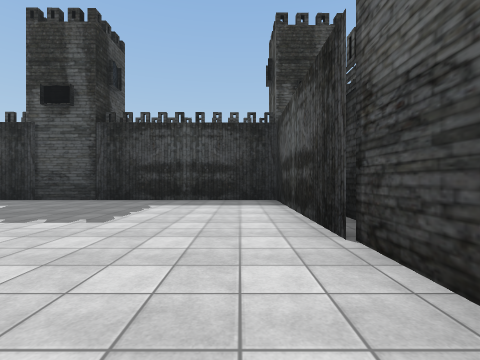
View 1 (above)

20 first-person views from a walk through a Unity game level. The camera is 1.3 m above the floor, looks level and sees 85° across. The floor is counted in squares, 2 m on a side. Each view is taken from the middle of a square. On the plan, view 1 faces up. The plan holds only what a view shows up to about 9 squares ahead; the rest is blank. The place goes on beyond the plan. The player character is not drawn. Some animated figures are left out. Door leaves are left out, so doorways stand open. Some surface patterns are stand-ins.

View 2
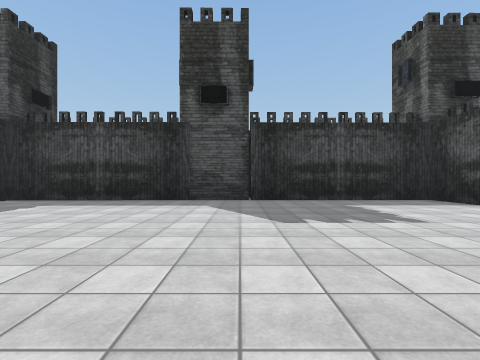

View 3
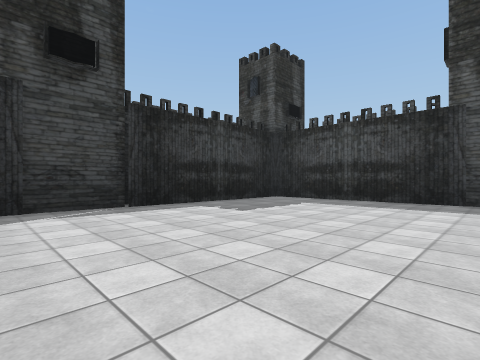

View 4
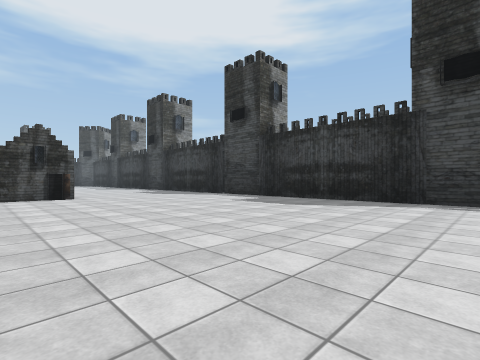

View 5
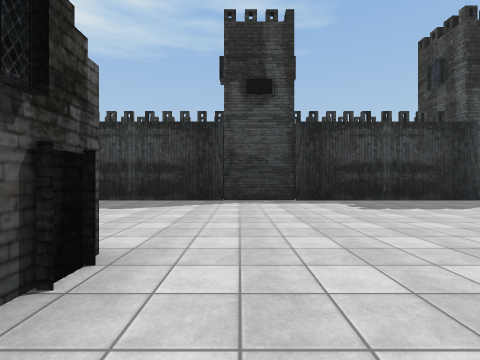

View 6
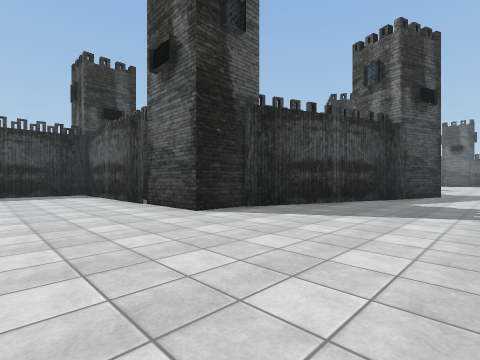

View 7
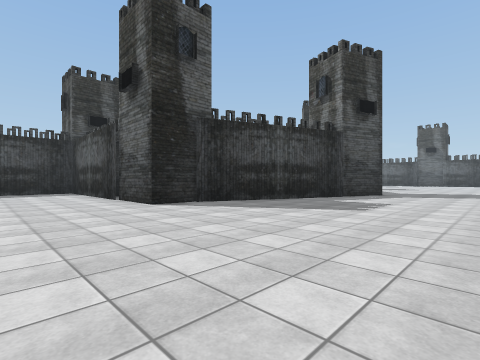

View 8
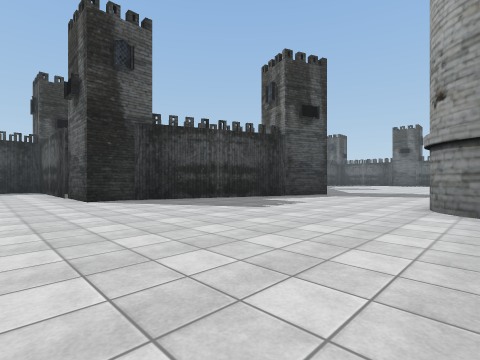

View 9
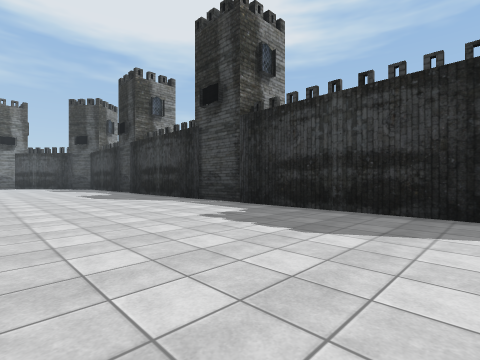

View 10
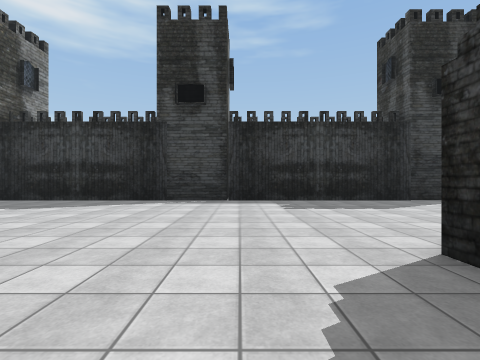

View 11
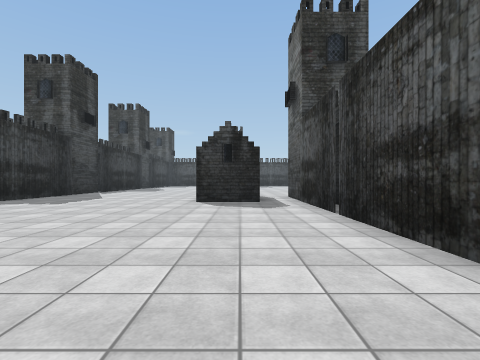

View 12
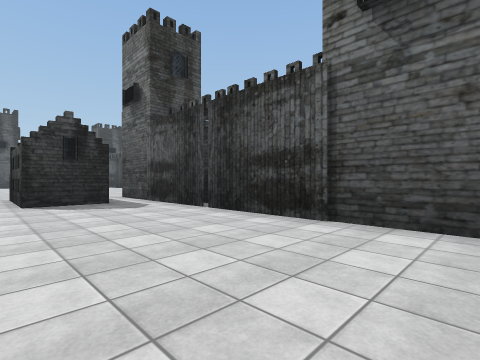

View 13
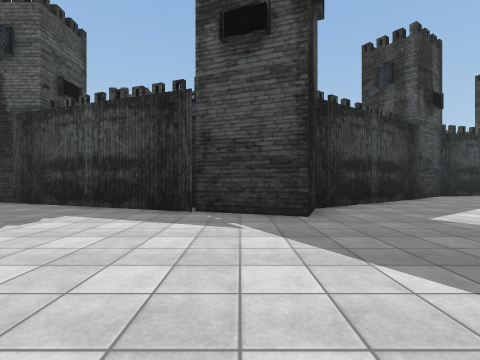

View 14
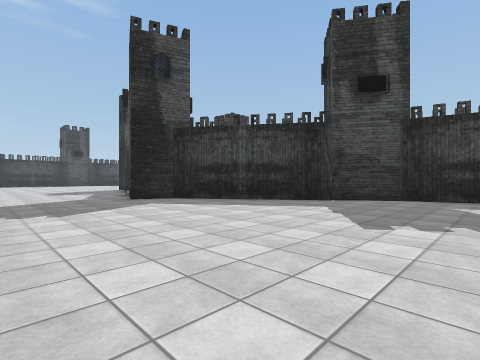

View 15
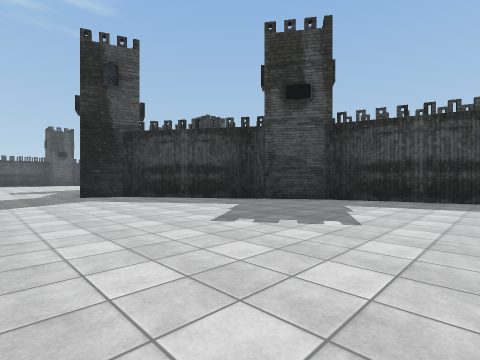

View 16
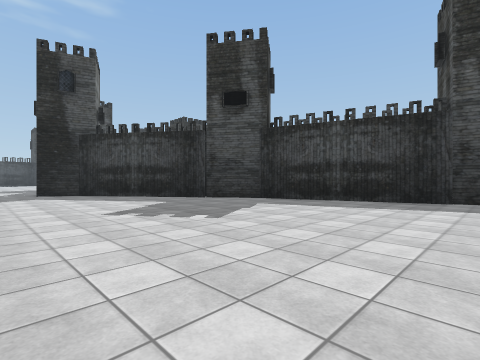

View 17
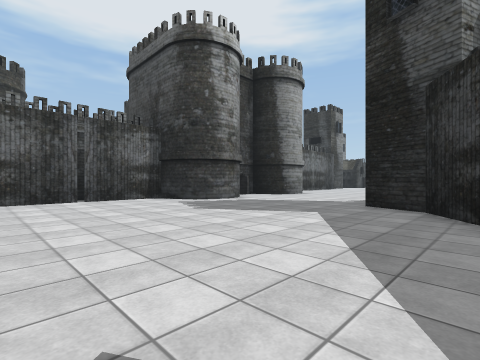

View 18
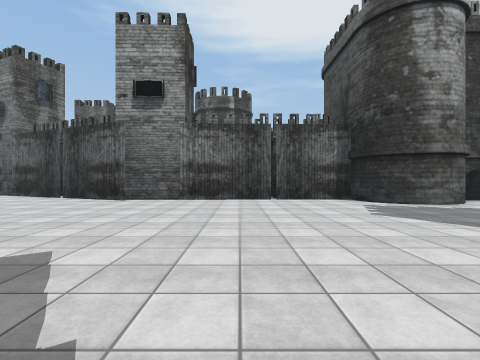

View 19
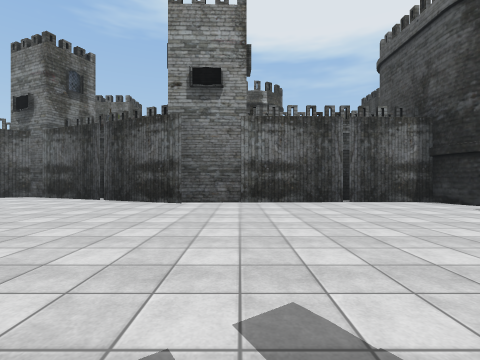

View 20
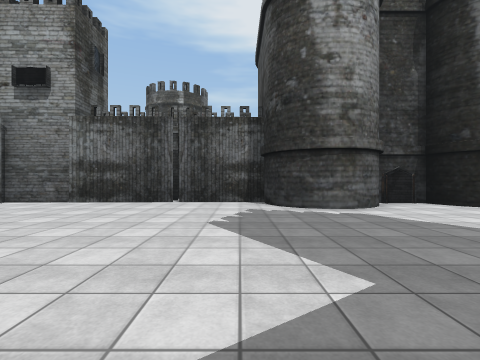

### Floor plan
Key: @ floor where view 1 was taken; # wall or solid block; . floor; O other object.
Columns run from 14 left of view 1 to 24 right of it. Each row starts with its distance up from view 1.
  9   O######O#######
  8 OO..............#
  7   ..............#
  6  #..............#
  5  #..............#                ####.
  4  #..............#             ####....
  3  #..............#            ##.......
  2  #..............#          ###........
  1  #......... ....#O        ##..........
  0  #......... ..@...###    ##...........
 -1  #......... ........######............
 -2  #......... ...........#O.............
 -3  #......... ..........................
 -4  #......... ..........................
 -5  #......... .........................
 -6  #......... ..........................
 -7  #.........  .......##..##.............
 -8  #......O.   ......###..###............
 -9  #......#  O         #### ######O#O#...
-10  #......# .#                       ####
-11  #......##.#
-12  #.........#
-13  O.........#
-14  #.........#
-15  #.........#
-16  #.........#
-17  #.........#
-18  #.........#
-19  #.........#
-20  #.

Where each view was taken, in squares from view 1:
view 1: 0 up, 0 right, facing up
view 2: 0 up, 5 left, facing up
view 3: 0 up, 6 left, facing up-left
view 4: 2 up, 4 left, facing down-left
view 5: 7 down, 4 left, facing left
view 6: 4 down, 2 left, facing up-right
view 7: 6 down, 2 left, facing up-right
view 8: 8 down, 1 left, facing up-right
view 9: 8 down, 7 left, facing down-left
view 10: 13 down, 4 left, facing left
view 11: 19 down, 5 left, facing up
view 12: 19 down, 7 left, facing up-right
view 13: 7 down, 9 right, facing up
view 14: 6 down, 19 right, facing up-left
view 15: 5 down, 21 right, facing up-left
view 16: 4 down, 23 right, facing up-left
view 17: 0 up, 17 right, facing down-left
view 18: 0 up, 16 right, facing down
view 19: 1 down, 18 right, facing down
view 20: 1 down, 13 right, facing down
